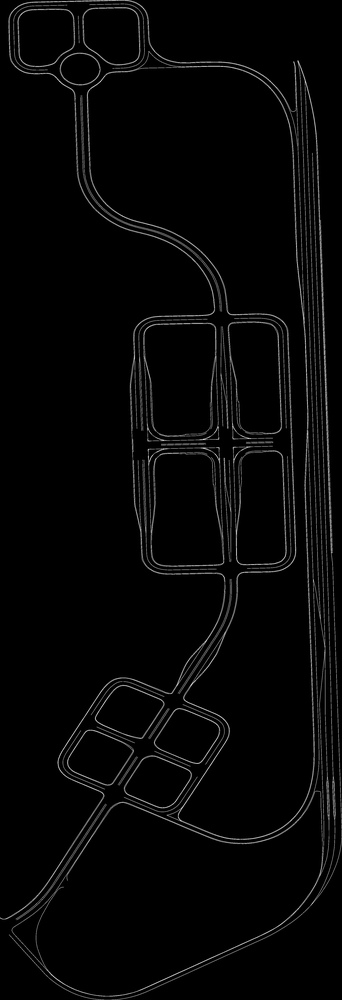
#> input picture simulation_example/map.png, 342 x 1000 px, shrunk from 2000 x 5842 before the run, found by its file name
$ python ex_vis_map.py
#> lines starting #> are read from the running program, lines starting #| are printed output that depends on the picture; after the words box and inside, x2 and y2 are one past the last pixel; in counts of white or black regions, pixels touching at a corner belong together
import cv2
import matplotlib.pyplot as plt
# local map scale
local_map_size = 50
# 초기 좌표
cur_x = 70
cur_y = 150

global_map = cv2.imread('map.PNG', cv2.IMREAD_GRAYSCALE)
#> global_map is the input picture: shape (1000, 342); min 0, max 212, mean 6.2
h, w = global_map.shape[0:2]
#> h = 1000; w = 342

arr_map = [[0 for col in range(w)] for row in range(h)]

# 이미지 배열에서 0이 아닌값을 1로 arr_map에 저장
for i in range(h):
    for j in range(w):
        if global_map[i, j]!=0 :
            arr_map[i][j] = 1
        else:
            arr_map[i][j] = 0

while True:
    # x, y축 스케일 고정
    plt.xlim([cur_x - local_map_size, cur_x + local_map_size])
    plt.ylim([-(cur_y - local_map_size), -(cur_y + local_map_size)])
    # 현재위치 표시
    cv2.line(global_map, (cur_x, cur_y), (cur_x, cur_y), (255, 0, 0), 10)
#> global_map: shape (1000, 342); 0.02% of pixels changed, all inside (x1, y1, x2, y2) = (65, 145, 76, 156)
    # global map 출력
    cv2.imshow('original', global_map)
    # local map point 좌표 정보를 저장할 배열
    x = []
    y = []
    # 현재위치 기준 local map size 만큼 상하좌우 출력
    for i in range(cur_y - local_map_size, cur_y + local_map_size):
        for j in range(cur_x - local_map_size, cur_x + local_map_size):
            # 1인 배열은 x, y배열에 추가
            if arr_map[i][j] != 0:
                x.append(j)
                y.append(-i)
    # local map point 출력
    plt.scatter(x, y, 5)
    # y좌표를 1씩 증가
    cur_y += 1
    plt.pause(0.0001)
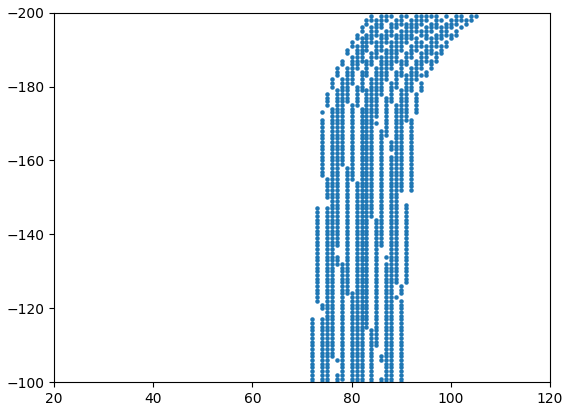
#> figure drawn by matplotlib, 1 panel
    plt.cla()


plt.show()
cv2.waitKey(0)
cv2.destroyAllWindows()
